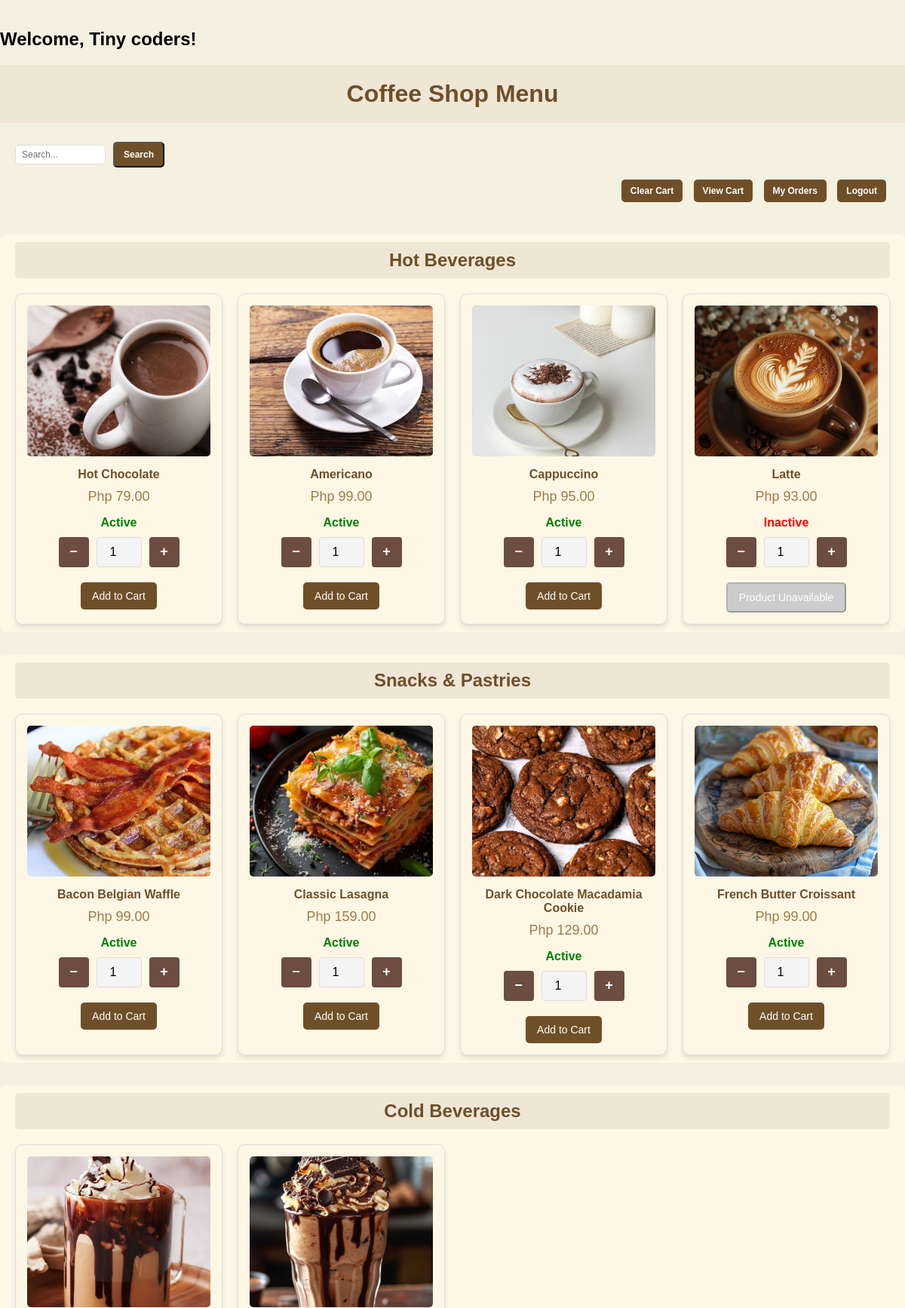
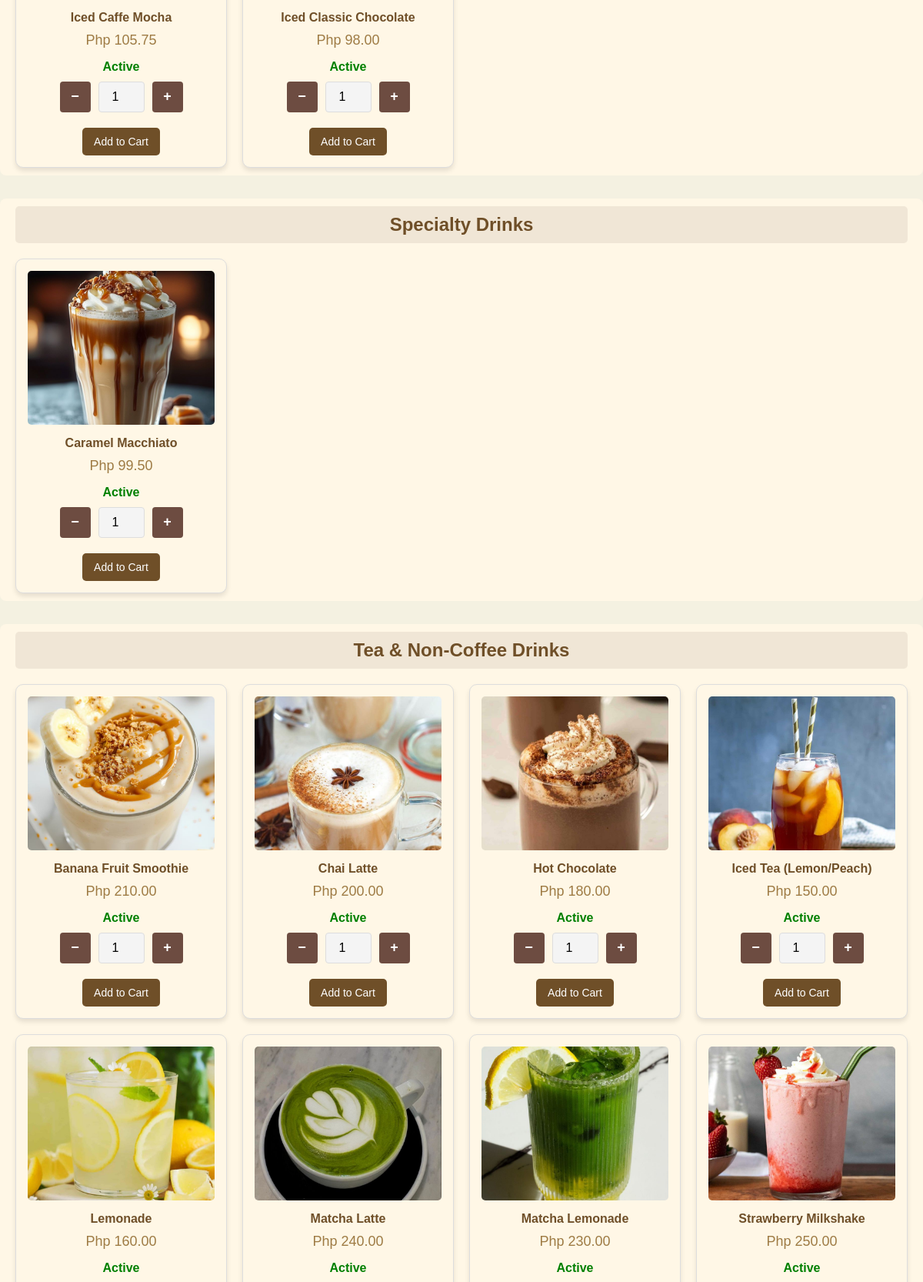
The app's page /menu.php?page=home (signed in, upper part) with its own data (2 pictures, top to bottom).
### tables this page shows
CREATE TABLE `menu_items` (
  `item_id` int(11) NOT NULL,
  `item_name` varchar(255) NOT NULL,
  `item_category` varchar(100) NOT NULL,
  `item_desc` varchar(255) NOT NULL,
  `item_price` decimal(10,2) NOT NULL,
  `item_image` varchar(255) DEFAULT NULL,
  `status` enum('Active','Inactive') NOT NULL
);

### menu.php (the view, shortened to what this page needs)
<?php
include 'db_config.php';
$username = $_SESSION['user_info_fullname'];
echo " <h2> Welcome, " . $username . "!</h2>";
$stmt = $conn->prepare("SELECT * FROM menu_items");
$stmt->execute();
$menuItems = $stmt->fetchAll(PDO::FETCH_ASSOC);
try {
    $stmt = $conn->query("SELECT DISTINCT item_category FROM menu_items");
    $categories = $stmt->fetchAll(PDO::FETCH_ASSOC);
    $itemsByCategory = [];
    foreach ($categories as $category) {
        $stmt = $conn->prepare("SELECT * FROM menu_items WHERE item_category = :category ORDER BY item_name");
        $stmt->bindParam(':category', $category['item_category']);
        $stmt->execute();
        $itemsByCategory[$category['item_category']] = $stmt->fetchAll(PDO::FETCH_ASSOC);
    }
} catch (PDOException $e) {
    echo "Error: " . $e->getMessage();
    exit();
}
?>
<!DOCTYPE html>
<html lang="en">
<head>
</head>
<body>
<h1>Coffee Shop Menu</h1>
<div class="actions">
    <form action="" method="GET" class="search-form">
        <input type="text" name="query" placeholder="Search..." class="search-input" value="<?= isset($_GET['query']) ? htmlspecialchars($_GET['query']) : '' ?>">
        <button type="submit" class="btn">Search</button>
    </form>
    <a href="?clearCart" class="btn">Clear Cart</a>
    <a href="cart.php" class="btn">View Cart</a>
    <a href="my_orders.php" class="btn">My Orders</a>
    <a href="?logout" class="btn">Logout</a>
</div>
<?php foreach ($itemsByCategory as $category_name => $menu_items): ?>
    <div class="category-section">
        <div class="category-title"><?= htmlspecialchars($category_name) ?></div>
        <div class="grid-container">
            <?php foreach ($menu_items as $item): ?>
                <div class="grid-item" id="item-<?= $item['item_id'] ?>" data-status="<?= htmlspecialchars($item['status']) ?>">
                    <img src="images/<?= htmlspecialchars($item['item_image']) ?>" alt="<?= htmlspecialchars($item['item_name']) ?>">
                    <div class="item-name"><?= htmlspecialchars($item['item_name']) ?></div>
                    <div class="item-price">Php <?= number_format($item['item_price'], 2) ?></div>
                    <div class="status">
                        <?php if ($item['status'] === 'Active'): ?>
                            <span style="color: green; font-weight: bold;">Active</span>
                        <?php else: ?>
                            <span style="color: red; font-weight: bold;">Inactive</span>
                        <?php endif; ?>
                    </div>
                    <div class="quantity-control">
                        <button class="quantity-btn decrement" onclick="updateQuantity('quantity-<?= $item['item_id'] ?>', -1)">−</button>
                        <input type="number" class="quantity-input" id="quantity-<?= $item['item_id'] ?>" value="1" min="1" readonly>
                        <button class="quantity-btn increment" onclick="updateQuantity('quantity-<?= $item['item_id'] ?>', 1)">+</button>
                    </div>
                    <?php if ($item['status'] === 'Active'): ?>
                        <a href="#" onclick="addToCart(<?= $item['item_id'] ?>)" class="btn-add-to-cart">Add to Cart</a>
                    <?php else: ?>
                        <button class="btn-add-to-cart" style="background-color: #ccc;" disabled>Product Unavailable
                    <?php endif; ?>
                </div>
            <?php endforeach; ?>
        </div>
    </div>
<?php endforeach; ?>
</body>
</html>

### menu.php (style rules this page uses)
body { font-family: Arial, sans-serif; margin: 0; padding: 0; background-color: #f4f1e1; }
h1 { text-align: center; font-family: 'Luminari', sans-serif; color: #6f4f28; padding: 20px; background-color: #f0e6d6; margin: 0; }
.actions { text-align: right; padding: 20px; }
.btn { text-decoration: none; padding: 10px 15px; color: white; background-color: #6f4f28; border-radius: 5px; margin: 5px; font-weight: bold; }
.category-section { margin-top: 30px; padding: 10px 20px; background-color: #fff7e6; border-radius: 8px; }
.category-title { font-size: 24px; color: #6f4f28; text-align: center; font-weight: bold; padding: 10px; background-color: #f0e6d6; border-radius: 5px; }
.grid-container { display: grid; grid-template-columns: repeat(auto-fill, minmax(250px, 1fr)); gap: 20px; margin-top: 20px; }
.grid-item { border: 1px solid #ddd; border-radius: 10px; background-color: #fff7e6; padding: 15px; box-shadow: 0 4px 6px rgba(0, 0, 0, 0.1); text-align: center; transition: box-shadow 0.3s ease; }
.grid-item img { width: 100%; height: 200px; object-fit: cover; border-radius: 5px; margin-bottom: 15px; }
.item-name { font-weight: bold; font-size: 16px; color: #6f4f28; margin-bottom: 10px; }
.item-price { color: #9e7b44; font-size: 18px; margin-bottom: 15px; }
.btn-add-to-cart { text-decoration: none; padding: 10px 15px; background-color: #6f4f28; color: white; border-radius: 5px; font-size: 14px; margin-top: 10px; display: inline-block; }
.quantity-control { display: flex; justify-content: center; align-items: center; gap: 10px; padding: 10px 0; }
.quantity-btn { padding: 10px 15px; background-color: #6d4c41; color: white; border: none; border-radius: 4px; font-size: 18px; font-weight: bold; cursor: pointer; width: 40px; height: 40px; display: flex; justify-content: center; align-items: center; }
.quantity-input { width: 60px; height: 40px; text-align: center; font-size: 16px; border: 1px solid #ddd; border-radius: 4px; background-color: #f4f4f4; }
.search-form { display: flex; align-items: center; gap: 5px; }
.search-input { padding: 5px 8px; border: 1px solid #ddd; border-radius: 5px; font-size: 12px; width: 120px; }
.btn { text-decoration: none; padding: 8px 12px; color: white; background-color: #6f4f28; border-radius: 5px; font-weight: bold; font-size: 12px; cursor: pointer; }

### records on screen
menu_items: item_image (picture), item_name "Hot Chocolate", item_price "79.00", status "Active"
menu_items: item_image (picture), item_name "Americano", item_price "99.00", status "Active"
menu_items: item_image (picture), item_name "Cappuccino", item_price "95.00", status "Active"
menu_items: item_image+item_name (picture), item_name "Latte", item_price "93.00", status "Inactive", item_id "1"
menu_items: item_image (picture), item_name "Bacon Belgian Waffle", item_price "99.00", status "Active"
menu_items: item_image (picture), item_name "Classic Lasagna", item_price "159.00", status "Active"
menu_items: item_image (picture), item_name "Dark Chocolate Macadamia Cookie", item_price "129.00", status "Active"
menu_items: item_image (picture), item_name "French Butter Croissant", item_price "99.00", status "Active"
menu_items: item_image (picture), item_name "Iced Caffe Mocha", item_price "105.75", status "Active"
menu_items: item_image (picture), item_name "Iced Classic Chocolate", item_price "98.00", status "Active"
menu_items: item_image (picture), item_name "Caramel Macchiato", item_price "99.50", status "Active"
menu_items: item_image (picture), item_name "Banana Fruit Smoothie", item_price "210.00", status "Active"
menu_items: item_image (picture), item_name "Chai Latte", item_price "200.00", status "Active"
menu_items: item_image (picture), item_name "Hot Chocolate", item_price "180.00", status "Active"
menu_items: item_image (picture), item_name "Iced Tea (Lemon/Peach)", item_price "150.00", status "Active"
menu_items: item_image (picture), item_name "Lemonade", item_price "160.00", status "Active"
menu_items: item_image (picture), item_name "Matcha Latte", item_price "240.00", status "Active"
menu_items: item_image (picture), item_name "Matcha Lemonade", item_price "230.00", status "Active"
menu_items: item_image (picture), item_name "Strawberry Milkshake", item_price "250.00", status "Active"

### other values on screen
$username "Tiny coders"
$category_name "Hot Beverages"
$category_name "Snacks & Pastries"
$category_name "Cold Beverages"
$category_name "Specialty Drinks"
$category_name "Tea & Non-Coffee Drinks"
